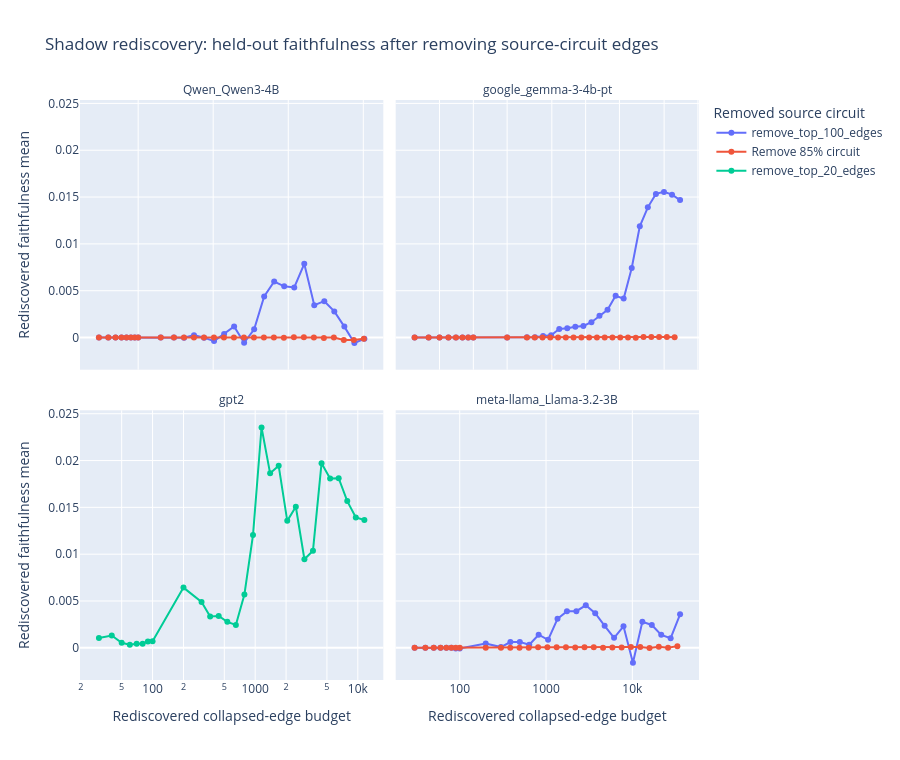

The notebook cell saved with this chart:
### Code cell
if shadow_runs.empty:
    display(Markdown("No shadow-rediscovery curves to plot."))
elif shadow_sweep_df.empty:
    display(Markdown("Saved shadow-rediscovery runs did not include budget-sweep CSVs."))
else:
    def shadow_variant_label(variant_name):
        match = re.fullmatch(r"remove_top_(\\d+)_edges", str(variant_name))
        if match is not None:
            count = int(match.group(1))
            suffix = "edge" if count == 1 else "edges"
            return f"Remove top {count} {suffix}"
        if variant_name == "remove_first_85pct_circuit":
            return "Remove 85% circuit"
        return variant_name
    shadow_plot_df = shadow_sweep_df.copy()
    shadow_plot_df["variant_label"] = shadow_plot_df["variant"].map(shadow_variant_label)
    shadow_plot_df = ensure_model_panels(
        shadow_plot_df,
        MODEL_ORDER,
        {
            "collapsed_edge_budget": np.nan,
            "faithfulness_mean": np.nan,
            "variant_label": "__missing__",
        },
    )
    fig = px.line(
        shadow_plot_df,
        x="collapsed_edge_budget",
        y="faithfulness_mean",
        color="variant_label",
        facet_col="model_dir",
        facet_col_wrap=MODEL_FACET_WRAP,
        markers=True,
        log_x=True,
        category_orders={"model_dir": MODEL_ORDER},
        title="Shadow rediscovery: held-out faithfulness after removing source-circuit edges",
        labels={
            "collapsed_edge_budget": "Rediscovered collapsed-edge budget",
            "faithfulness_mean": "Rediscovered faithfulness mean",
            "variant_label": "Removed source circuit",
        },
    )
    finalize_model_facets(fig, shadow_plot_df, MODEL_ORDER, "No shadow-rediscovery run", height=760).show()

    overlap_cols = [
        "model_dir",
        "variant",
        "removed_collapsed_edge_count",
        "removed_edges_rediscovered_count",
        "top_100_source_overlap_count",
        "top_500_source_overlap_count",
        "top_1000_source_overlap_count",
        "best_rediscovered_budget",
        "best_rediscovered_faithfulness",
    ]
    display(Markdown("### Rediscovery overlap checklist"))
    display(shadow_summary_df[[col for col in overlap_cols if col in shadow_summary_df.columns]].sort_values(["model_dir", "variant"]).reset_index(drop=True))

### Figure 1 — Plotly figure (JSON) as saved in the notebook; plotly's stock layout.template omitted (floating-point values rounded to 4 significant figures)
{"data": [{"hovertemplate": "Removed source circuit=remove_top_100_edges<br>model_dir=Qwen_Qwen3-4B<br>Rediscovered collapsed-edge budget=%{x}<br>Rediscovered faithfulness mean=%{y}<extra></extra>", "legendgroup": "remove_top_100_edges", "line": {"color": "#636efa", "dash": "solid"}, "marker": {"symbol": "circle"}, "mode": "lines+markers", "name": "remove_top_100_edges", "orientation": "v", "showlegend": true, "type": "scatter", "x": [30, 40, 50, 60, 70, 80, 90, 100, 200, 300, 409, 555, 755, 1027, 1397, 1899, 2583, 3512, 4777, 6497, 8835, 12016, 16343, 22226, 30229, 41112, 55914, 76046, 103425], "xaxis": "x3", "y": [2.951e-07, 2.951e-07, 2.951e-07, 2.951e-07, 2.951e-07, 2.951e-07, 2.951e-07, 2.951e-07, 2.951e-07, 2.951e-07, -2.764e-05, 0.0002564, -1.342e-05, -0.0003777, 0.00038, 0.001185, -0.0005635, 0.000878, 0.004382, 0.005983, 0.005471, 0.005344, 0.007873, 0.003447, 0.003884, 0.002793, 0.001167, -0.0005784, -0.0001341], "yaxis": "y3"}, {"hovertemplate": "Removed source circuit=Remove 85% circuit<br>model_dir=Qwen_Qwen3-4B<br>Rediscovered collapsed-edge budget=%{x}<br>Rediscovered faithfulness mean=%{y}<extra></extra>", "legendgroup": "Remove 85% circuit", "line": {"color": "#EF553B", "dash": "solid"}, "marker": {"symbol": "circle"}, "mode": "lines+markers", "name": "Remove 85% circuit", "orientation": "v", "showlegend": true, "type": "scatter", "x": [30, 40, 50, 60, 70, 80, 90, 100, 200, 300, 408, 554, 753, 1023, 1390, 1889, 2566, 3487, 4738, 6437, 8747, 11885, 16149, 21943, 29816, 40513, 55049, 74801, 101638], "xaxis": "x3", "y": [2.951e-07, 2.951e-07, 2.951e-07, 2.951e-07, 2.951e-07, 2.951e-07, 2.951e-07, 2.951e-07, 2.951e-07, 2.951e-07, 2.951e-07, 2.951e-07, 2.951e-07, 2.951e-07, -1.341e-06, -1.35e-06, -9.702e-07, 1.911e-06, 1.575e-06, -5.466e-06, -1.193e-05, 2.024e-05, 2.85e-05, 6.403e-06, -5.135e-05, 1.751e-06, -0.0002565, -0.0002559, -0.0001343], "yaxis": "y3"}, {"hovertemplate": "Removed source circuit=remove_top_100_edges<br>model_dir=google_gemma-3-4b-pt<br>Rediscovered collapsed-edge budget=%{x}<br>Rediscovered faithfulness mean=%{y}<extra></extra>", "legendgroup": "remove_top_100_edges", "line": {"color": "#636efa", "dash": "solid"}, "marker": {"symbol": "circle"}, "mode": "lines+markers", "name": "remove_top_100_edges", "orientation": "v", "showlegend": false, "type": "scatter", "x": [30, 40, 50, 60, 70, 80, 90, 100, 200, 300, 354, 418, 493, 582, 686, 809, 955, 1126, 1328, 1567, 1849, 2181, 2573, 3035, 3580, 4224, 4983, 5878, 6934], "xaxis": "x4", "y": [-2.512e-07, -2.512e-07, -2.512e-07, -2.512e-07, -2.512e-07, -2.6e-07, -2.6e-07, -3.335e-07, 4.685e-06, 2.15e-05, 2.243e-05, 0.0001761, 0.0002399, 0.0009122, 0.0009845, 0.001151, 0.001233, 0.001638, 0.002329, 0.002963, 0.004469, 0.004161, 0.007428, 0.01187, 0.0139, 0.01534, 0.01555, 0.01526, 0.01468], "yaxis": "y4"}, {"hovertemplate": "Removed source circuit=Remove 85% circuit<br>model_dir=google_gemma-3-4b-pt<br>Rediscovered collapsed-edge budget=%{x}<br>Rediscovered faithfulness mean=%{y}<extra></extra>", "legendgroup": "Remove 85% circuit", "line": {"color": "#EF553B", "dash": "solid"}, "marker": {"symbol": "circle"}, "mode": "lines+markers", "name": "Remove 85% circuit", "orientation": "v", "showlegend": false, "type": "scatter", "x": [30, 40, 50, 60, 70, 80, 90, 100, 200, 300, 352, 413, 484, 568, 666, 781, 916, 1074, 1260, 1478, 1733, 2032, 2383, 2795, 3278, 3844, 4509, 5288, 6201], "xaxis": "x4", "y": [-2.512e-07, -2.512e-07, -2.512e-07, -2.512e-07, -2.512e-07, -2.512e-07, -2.512e-07, -2.512e-07, -2.512e-07, -3.684e-07, -3.684e-07, -3.684e-07, 8.864e-06, 8.964e-06, 9.023e-06, 8.095e-06, 1.747e-05, 1.231e-05, 1.569e-05, 6.172e-06, 7.624e-06, 8.364e-06, 5.886e-06, -1.682e-05, 5.039e-05, 5.414e-05, 5.494e-05, 6.575e-05, 4.294e-05], "yaxis": "y4"}, {"hovertemplate": "Removed source circuit=remove_top_20_edges<br>model_dir=gpt2<br>Rediscovered collapsed-edge budget=%{x}<br>Rediscovered faithfulness mean=%{y}<extra></extra>", "legendgroup": "remove_top_20_edges", "line": {"color": "#00cc96", "dash": "solid"}, "marker": {"symbol": "circle"}, "mode": "lines+markers", "name": "remove_top_20_edges", "orientation": "v", "showlegend": true, "type": "scatter", "x": [30, 40, 50, 60, 70, 80, 90, 100, 200, 300, 364, 441, 535, 648, 785, 952, 1153, 1398, 1694, 2053, 2489, 3017, 3656, 4431, 5371, 6510, 7890, 9564, 11591], "xaxis": "x", "y": [0.001062, 0.001317, 0.0005396, 0.000333, 0.0004494, 0.0004494, 0.0006891, 0.0006943, 0.006431, 0.004899, 0.003341, 0.003404, 0.002774, 0.002436, 0.005696, 0.01204, 0.02352, 0.01863, 0.01943, 0.01356, 0.01506, 0.009462, 0.01038, 0.01971, 0.01808, 0.01811, 0.01567, 0.01393, 0.01365], "yaxis": "y"}, {"hovertemplate": "Removed source circuit=remove_top_100_edges<br>model_dir=meta-llama_Llama-3.2-3B<br>Rediscovered collapsed-edge budget=%{x}<br>Rediscovered faithfulness mean=%{y}<extra></extra>", "legendgroup": "remove_top_100_edges", "line": {"color": "#636efa", "dash": "solid"}, "marker": {"symbol": "circle"}, "mode": "lines+markers", "name": "remove_top_100_edges", "orientation": "v", "showlegend": false, "type": "scatter", "x": [30, 40, 50, 60, 70, 80, 90, 100, 200, 300, 386, 497, 639, 821, 1056, 1358, 1746, 2245, 2888, 3714, 4776, 6142, 7898, 10158, 13063, 16800, 21606, 27786, 35734], "xaxis": "x2", "y": [-2.186e-07, -2.186e-07, -2.186e-07, -2.186e-07, -2.186e-07, -2.186e-07, -5.663e-05, -5.827e-05, 0.0004688, 8.236e-05, 0.0006205, 0.0006361, 0.0003255, 0.001401, 0.0008583, 0.003103, 0.003896, 0.003911, 0.004544, 0.0037, 0.00235, 0.001068, 0.002305, -0.001593, 0.002774, 0.002441, 0.00139, 0.00103, 0.003582], "yaxis": "y2"}, {"hovertemplate": "Removed source circuit=Remove 85% circuit<br>model_dir=meta-llama_Llama-3.2-3B<br>Rediscovered collapsed-edge budget=%{x}<br>Rediscovered faithfulness mean=%{y}<extra></extra>", "legendgroup": "Remove 85% circuit", "line": {"color": "#EF553B", "dash": "solid"}, "marker": {"symbol": "circle"}, "mode": "lines+markers", "name": "Remove 85% circuit", "orientation": "v", "showlegend": false, "type": "scatter", "x": [30, 40, 50, 60, 70, 80, 90, 100, 200, 300, 385, 493, 631, 809, 1036, 1327, 1700, 2178, 2790, 3574, 4579, 5866, 7515, 9628, 12335, 15802, 20245, 25937, 33228], "xaxis": "x2", "y": [-2.186e-07, -2.186e-07, -2.186e-07, -2.186e-07, -2.186e-07, -2.186e-07, -2.186e-07, -2.186e-07, -2.186e-07, -2.186e-07, -2.186e-07, -2.186e-07, -2.186e-07, 5.178e-05, 5.178e-05, 5.178e-05, 5.191e-05, 4.494e-05, 6.78e-05, 5.738e-05, 2.333e-05, 3.95e-05, 3.45e-05, 7.764e-05, 8.386e-05, -1.384e-05, 0.0001102, 1.264e-06, 0.0001832], "yaxis": "y2"}], "layout": {"annotations": [{"font": {}, "showarrow": false, "text": "gpt2", "x": 0.245, "xanchor": "center", "xref": "paper", "y": 0.465, "yanchor": "bottom", "yref": "paper"}, {"font": {}, "showarrow": false, "text": "meta-llama_Llama-3.2-3B", "x": 0.755, "xanchor": "center", "xref": "paper", "y": 0.465, "yanchor": "bottom", "yref": "paper"}, {"font": {}, "showarrow": false, "text": "Qwen_Qwen3-4B", "x": 0.245, "xanchor": "center", "xref": "paper", "y": 1.0, "yanchor": "bottom", "yref": "paper"}, {"font": {}, "showarrow": false, "text": "google_gemma-3-4b-pt", "x": 0.755, "xanchor": "center", "xref": "paper", "y": 1.0, "yanchor": "bottom", "yref": "paper"}], "height": 760, "legend": {"title": {"text": "Removed source circuit"}, "tracegroupgap": 0}, "title": {"text": "Shadow rediscovery: held-out faithfulness after removing source-circuit edges"}, "xaxis": {"anchor": "y", "domain": [0, 0.49], "title": {"text": "Rediscovered collapsed-edge budget"}, "type": "log"}, "xaxis2": {"anchor": "y2", "domain": [0.51, 1], "title": {"text": "Rediscovered collapsed-edge budget"}, "type": "log"}, "xaxis3": {"anchor": "y3", "domain": [0, 0.49], "showticklabels": false, "type": "log"}, "xaxis4": {"anchor": "y4", "domain": [0.51, 1], "showticklabels": false, "type": "log"}, "yaxis": {"anchor": "x", "domain": [0, 0.465], "title": {"text": "Rediscovered faithfulness mean"}}, "yaxis2": {"anchor": "x2", "domain": [0, 0.465], "matches": "y", "showticklabels": false}, "yaxis3": {"anchor": "x3", "domain": [0.535, 1.0], "matches": "y", "title": {"text": "Rediscovered faithfulness mean"}}, "yaxis4": {"anchor": "x4", "domain": [0.535, 1.0], "matches": "y", "showticklabels": false}}}
